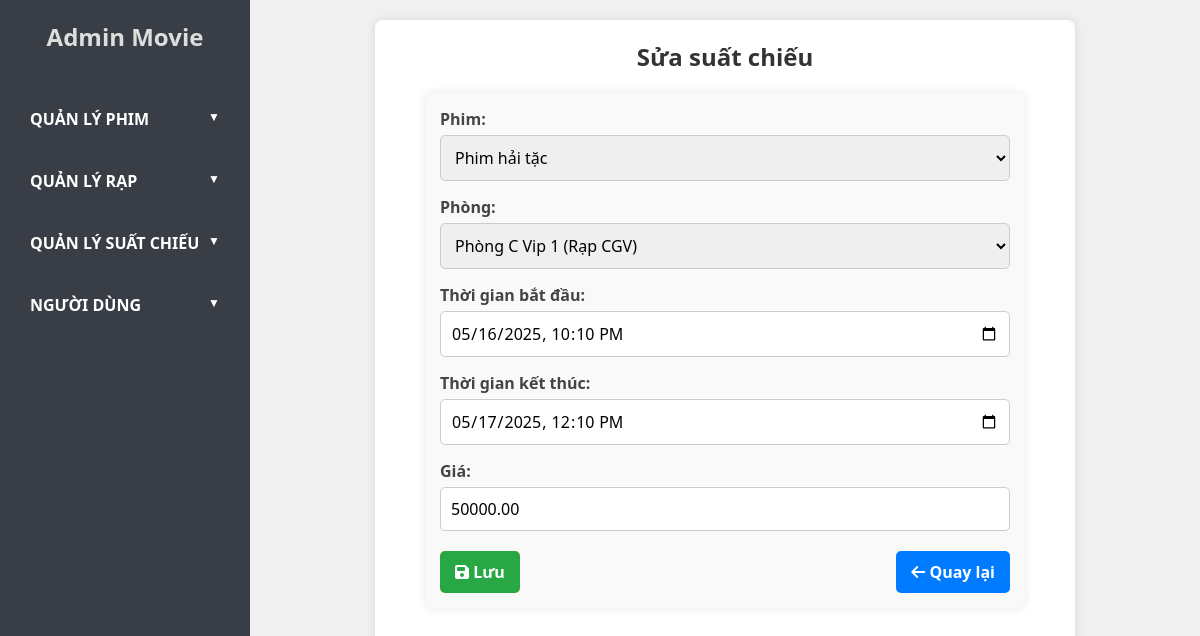
Screenshot of /admin.php?controller=showtime&action=edit&id=47 (signed in) with the database file from the repository.
### tables this page shows
CREATE TABLE `showtimes` (
  `id` int NOT NULL,
  `movie_id` int NOT NULL,
  `theater_id` int NOT NULL,
  `room_id` int NOT NULL,
  `start_time` datetime NOT NULL,
  `price` decimal(8,2) NOT NULL,
  `available_seats` int NOT NULL,
  `end_time` datetime NOT NULL
);

CREATE TABLE `movies` (
  `id` int NOT NULL,
  `title` varchar(255) NOT NULL,
  `description` text,
  `duration` int NOT NULL,
  `release_date` date NOT NULL,
  `trailer_path` varchar(100) DEFAULT NULL,
  `poster_path` varchar(100) DEFAULT NULL,
  `view` int DEFAULT '0',
  `created_at` datetime DEFAULT CURRENT_TIMESTAMP,
  `director` varchar(255) DEFAULT NULL
);

CREATE TABLE `rooms` (
  `id` int NOT NULL,
  `theater_id` int NOT NULL,
  `name` varchar(50) NOT NULL,
  `capacity` int NOT NULL,
  `rows` int NOT NULL,
  `columns` int NOT NULL
);

CREATE TABLE `theaters` (
  `id` int NOT NULL,
  `name` varchar(100) NOT NULL,
  `address` varchar(255) NOT NULL,
  `capacity` int NOT NULL
);

### config/database.php (called while the page is built, shortened)
<?php
class Database
{
    private $host = "localhost";
    private $dbname = "table_movie";
    private $username = "root";
    private $password = "";
    public function getConnection()
    {
        try {
            $this->conn = new PDO("mysql:host=$this->host;dbname=$this->dbname", $this->username, $this->password);
            $this->conn->setAttribute(PDO::ATTR_ERRMODE, PDO::ERRMODE_EXCEPTION);
            return $this->conn;
        } catch (PDOException $e) {
            echo "Connection failed: " . $e->getMessage();
        }
    }
}
?>

### models/BaseModel.php (called while the page is built, shortened)
<?php
class BaseModel
{
     public function __construct($db, $table)
     {
          $this->conn = $db;
     }
}
?>

### models/ShowtimeModel.php (called while the page is built, shortened)
<?php
require_once MODEL_PATH . 'BaseModel.php';
class ShowtimeModel extends BaseModel
{
     public function getShowtimeById($id)
     {
          $query = "SELECT showtimes.*, movies.title AS movie_title, rooms.name AS room_name
                                        FROM showtimes
                                        JOIN movies ON showtimes.movie_id = movies.id
                                        JOIN rooms ON showtimes.room_id = rooms.id
                                        WHERE showtimes.id = :id";
          $stmt = $this->conn->prepare($query);
          $stmt->bindParam(':id', $id);
          $stmt->execute();
          return $stmt->fetch(PDO::FETCH_ASSOC);
     }
     public function getMovies()
     {
          $query = "SELECT id, title FROM movies";
          $stmt = $this->conn->prepare($query);
          $stmt->execute();
          return $stmt->fetchAll(PDO::FETCH_ASSOC);
     }
     public function getRooms()
     {
          $query = "SELECT rooms.id, rooms.name, theaters.name AS theater_name
                                        FROM rooms
                                        JOIN theaters ON rooms.theater_id = theaters.id";
          $stmt = $this->conn->prepare($query);
          $stmt->execute();
          return $stmt->fetchAll(PDO::FETCH_ASSOC);
     }
}
?>

### views/admin/admin_showtime/showtime_form.php (the view, shortened to what this page needs)
<div class="main-content">
     <h1><?php echo $showtime ? 'Sửa suất chiếu' : 'Thêm suất chiếu'; ?></h1>
     <div class="content-section">
          <form method="POST" action="admin.php?controller=showtime&action=save" onsubmit="return validateForm()">
               <div class="form-group">
                    <label for="movie_id">Phim:</label>
                    <select name="movie_id" id="movie_id" required>
                         <?php foreach ($movies as $movie): ?>
                              <option value="<?php echo $movie['id']; ?>" <?php echo $showtime && $showtime['movie_id'] == $movie['id'] ? 'selected' : ''; ?>>
                                   <?php echo htmlspecialchars($movie['title']); ?>
                              </option>
                         <?php endforeach; ?>
                    </select>
               </div>
               <div class="form-group">
                    <label for="room_id">Phòng:</label>
                    <select name="room_id" id="room_id" required>
                         <?php foreach ($rooms as $room): ?>
                              <option value="<?php echo $room['id']; ?>" <?php echo $showtime && $showtime['room_id'] == $room['id'] ? 'selected' : ''; ?>>
                                   <?php echo htmlspecialchars($room['name'] . ' (' . $room['theater_name'] . ')'); ?>
                              </option>
                         <?php endforeach; ?>
                    </select>
               </div>
               <div class="form-group">
                    <label for="start_time">Thời gian bắt đầu:</label>
                    <input type="datetime-local" name="start_time" id="start_time"
                         value="<?php echo $showtime ? date('Y-m-d\TH:i', strtotime($showtime['start_time'])) : ''; ?>"
                         required>
               </div>
               <div class="form-group">
                    <label for="end_time">Thời gian kết thúc:</label>
                    <input type="datetime-local" name="end_time" id="end_time"
                         value="<?php echo $showtime ? date('Y-m-d\TH:i', strtotime($showtime['end_time'])) : ''; ?>"
                         required>
               </div>
               <div class="form-group">
                    <label for="price">Giá:</label>
                    <input type="number" name="price" id="price" min="0" step="1000"
                         value="<?php echo $showtime ? htmlspecialchars($showtime['price']) : '50000'; ?>" required>
               </div>
               <div class="form-actions">
                    <button type="submit" class="btn btn-save"><i class="fas fa-save"></i> Lưu</button>
                    <a href="admin.php?controller=showtime&action=index" class="btn btn-back"><i
                              class="fas fa-arrow-left"></i> Quay lại</a>
               </div>
          </form>
     </div>
</div>

### public/css/admin/style.css (style rules this page uses)
* { margin: 0; padding: 0; box-sizing: border-box; font-family: 'Segoe UI', Tahoma, Geneva, Verdana, sans-serif; }
body { display: flex; height: 100vh; background-color: #f0f0f0; }
button { outline: none; border: none; }
.main-content { height: 100%; flex: 1; padding: 0 10px; }
.content-section { width: 600px; overflow-y: auto; margin: 0 auto; background: #fff; padding: 20px; border-radius: 8px; box-shadow: 0 0 10px rgba(0, 0, 0, 0.1); }
h1 { text-align: center; font-size: 22px; margin-bottom: 20px; color: #333; }
.btn-back, .btn-save { font-size: 15px; color: #fff; background-color: #007bff; padding: 10px 15px; text-decoration: none; border: none; border-radius: 5px; }

### views/admin/admin_showtime/showtime_form.php (style rules this page uses)
.main-content { max-width: 700px; margin: 20px auto; padding: 20px; background: #fff; border-radius: 8px; box-shadow: 0 0 10px rgba(0, 0, 0, 0.1); text-align: center; }
h1 { font-size: 24px; margin-bottom: 20px; color: #333; }
.content-section { padding: 15px; background: #f9f9f9; border-radius: 8px; }
.form-group { margin-bottom: 15px; text-align: left; }
.form-group label { font-weight: bold; display: block; margin-bottom: 5px; color: #444; }
.form-group input, .form-group select { width: 100%; padding: 10px; border: 1px solid #ccc; border-radius: 5px; font-size: 16px; }
.form-actions { display: flex; justify-content: space-between; margin-top: 20px; }
.btn { padding: 10px 15px; font-size: 16px; font-weight: bold; border: none; cursor: pointer; border-radius: 5px; text-decoration: none; }
.btn-save { background-color: #28a745; color: white; }
.btn-back { background-color: #007bff; color: white; }

### rows the page displays
showtimes: movie_id "Phim hải tặc", room_id "Phòng C Vip 1 (Rạp CGV)", start_time "05/16/2025 22:10", end_time "05/17/2025 12:10", price "50000.00"
